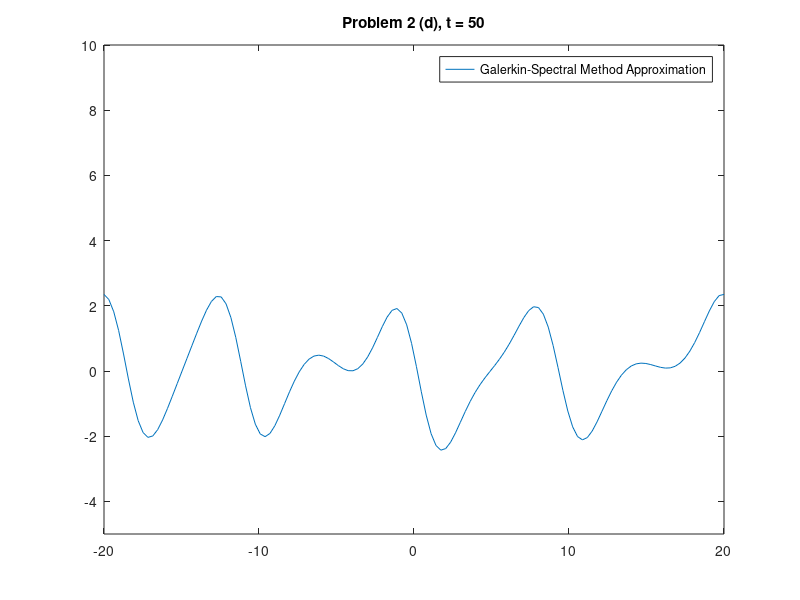

This chart was generated by the following MATLAB code:
% Problem 2 (d)
% Marty Fuhry
% 4/11/2011
% Compiled and ran using GNU Octave, version 3.2.4 configured for "x86_64-pc-linux-gnu".

%%%%%%%%%%%%%%%%%%%%%%%%%%%%%%%%%%%%%%%%%%%%%%%%%%%%%%%%%%%%%%%%%%%%%%%%%%%%%%%%
%                                                                              %
%%%%%%%%%%%%%%%%%%%%%%%%%%%%%%%%%%%%%%%%%%%%%%%%%%%%%%%%%%%%%%%%%%%%%%%%%%%%%%%%

% set up some PDE variables
alpha = 1;
m = 128;

a = -20;
b = 20;

% the grid
dx = (b - a) / (m - 1); 
x  = [a:dx:b]';      

% time step
kmax = 2*pi/40 * m/2;
dt = 2.5 / (sqrt(kmax^2 + kmax^4 - 2*kmax^6 + kmax^8));

% fourier modes
k1 = [0:m/2]';
k2 = [-m/2 + 1: -1]';
k = [k1; k2];


% initial condition
U = exp(-x.^2);

% need to get coefficients from ICs
for j = 1:m
    for l = 1:m
        B(j,l) = exp(i*2*pi/40*k(l)*x(j));
    endfor
endfor

% solve the system to get the coefficients
C = B\U;

% for the nonlinear term
A = -diag(ones(m-1,1),-1) + diag(ones(m-1,1),1);
% and periodic boundary conditions
A(1,m) = -1;
A(m,1) = 1;

A *= 1/(4 * dx);
A = sparse(A);

K = (2*pi/40)^2 * k.^2 - (2*pi/40)^4 * k.^4;

M = 3/2*m + 2;
K1 = [0:M/2]';
K2 = [-M/2 + 1: -1]';
otherK = [K1; K2];
index = find(otherK>-m/2 & otherK<m/2+1);

for t = 1:ceil(50/dt)

    % need to do the convolution for the nonlinear term
    Ck = zeros(M,1);
    Ck(index) = C;
    UUx = ifft(fft((2*pi/40)*i*Ck.*otherK).*fft(Ck));
    UUx = UUx(index);

    % linear diffusion terms
    q1 = -dt*UUx + dt * K.*C;
    q2 = -dt*UUx + dt * K.*(C + 0.5*q1);
    q3 = -dt*UUx + dt * K.*(C + 0.5*q2);
    q4 = -dt*UUx + dt * K.*(C + 1.0*q3);

    % compute the result for this time step
    C += 1/6 * (q1 + 2*q2 + 2*q3 + q4);

    % evaulate U using the coefficients
    U = B*C;

    if (mod(t,1000) == 0)
        t*dt
        plot(x,U);             % plot the result
        axis([a,b,-5,10]);
        title("Problem 2 (d), t = 50");
        legend("Galerkin-Spectral Method Approximation");
        drawnow
    endif
endfor

plot(x,U);             % plot the result
axis([a,b,-5,10]);
title("Problem 2 (d), t = 50");
legend("Galerkin-Spectral Method Approximation");
print("problem2d.png");
drawnow;

